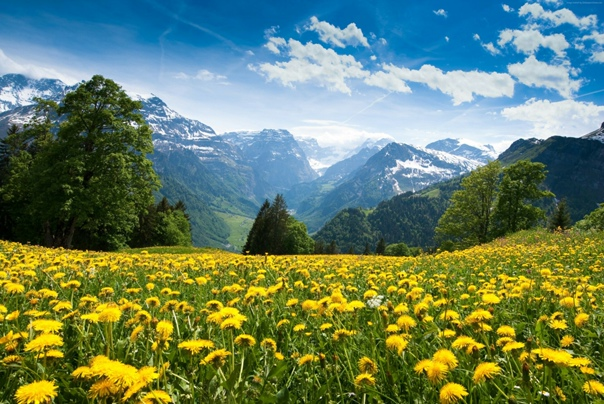
#> input picture л5/mountains.jpg, 604 x 404 px
$ jupyter execute 'Лупу_л5_filter.ipynb'
#> lines starting #> are read from the running program, lines starting #| are printed output that depends on the picture
#> further down, img_arr is the input picture: shape (404, 604, 3); mean R, G, B 104, 127.7, 98.7
# Взвешенный медианный фильтр

[cell 1]
import numpy as np
import matplotlib
from matplotlib import pyplot as plt
from skimage import io
from PIL import Image
import statistics

[cell 2]
def median_img(img_array):
  width, height = len(img_array), len(img_array[0])
#> width = 404; height = 604
  for hor in range(width):
    for vert in range(height):
      #смена коэфициента дает изменение матрицы. 1 - 3х3, 2 - 5х5, 3 - 7х7
      k = 2
      if hor >= k and hor<width-k:
        if vert >= k and vert<height-k:
          for i in range(0, 3):
            a=[]
            for j in range(-k, k+1):
              for e in range(-k, k+1):
                a.append(img_array[hor+j][vert+e][i])
            img_array[hor][vert][i] = statistics.median(a)
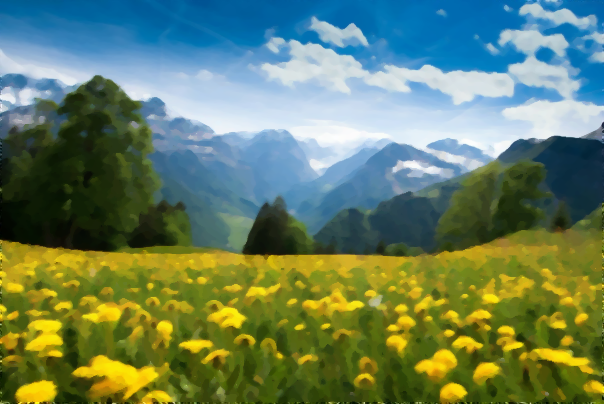
#> img_array: shape (404, 604, 3); mean R, G, B 103.5, 127.3, 97.2

  return img_array

[cell 3]
img_arr = np.array(Image.open('mountains.jpg'))
io.imshow(img_arr)
